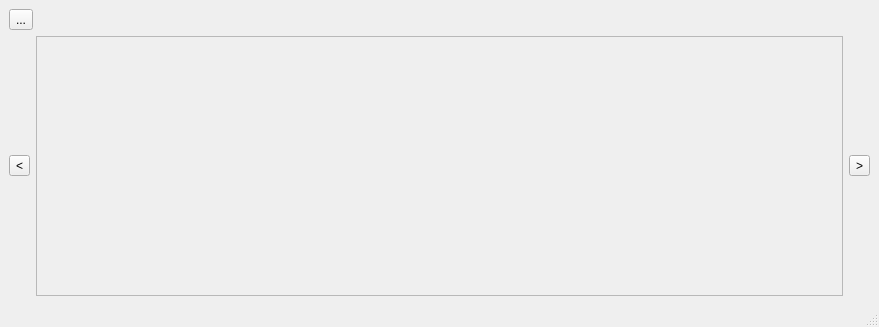
<?xml version="1.0" encoding="UTF-8"?>
<ui version="4.0">
 <class>MainWindow</class>
 <widget class="QMainWindow" name="MainWindow">
  <property name="geometry">
   <rect>
    <x>0</x>
    <y>0</y>
    <width>879</width>
    <height>327</height>
   </rect>
  </property>
  <property name="windowTitle">
   <string>MainWindow</string>
  </property>
  <widget class="QWidget" name="centralwidget">
   <layout class="QVBoxLayout" name="verticalLayout" stretch="0,1">
    <item>
     <widget class="QToolButton" name="toolButton">
      <property name="text">
       <string>...</string>
      </property>
     </widget>
    </item>
    <item>
     <layout class="QHBoxLayout" name="horizontalLayout">
      <item>
       <widget class="QToolButton" name="toolButton_left">
        <property name="text">
         <string>&lt;</string>
        </property>
       </widget>
      </item>
      <item>
       <widget class="QScrollArea" name="scrollArea">
        <property name="widgetResizable">
         <bool>true</bool>
        </property>
        <widget class="QWidget" name="scrollAreaWidgetContents">
         <property name="geometry">
          <rect>
           <x>0</x>
           <y>0</y>
           <width>783</width>
           <height>227</height>
          </rect>
         </property>
        </widget>
       </widget>
      </item>
      <item>
       <widget class="QToolButton" name="toolButton_right">
        <property name="text">
         <string>&gt;</string>
        </property>
       </widget>
      </item>
     </layout>
    </item>
   </layout>
  </widget>
  <widget class="QMenuBar" name="menubar">
   <property name="geometry">
    <rect>
     <x>0</x>
     <y>0</y>
     <width>879</width>
     <height>26</height>
    </rect>
   </property>
  </widget>
  <widget class="QStatusBar" name="statusbar"/>
 </widget>
 <resources/>
 <connections/>
</ui>
